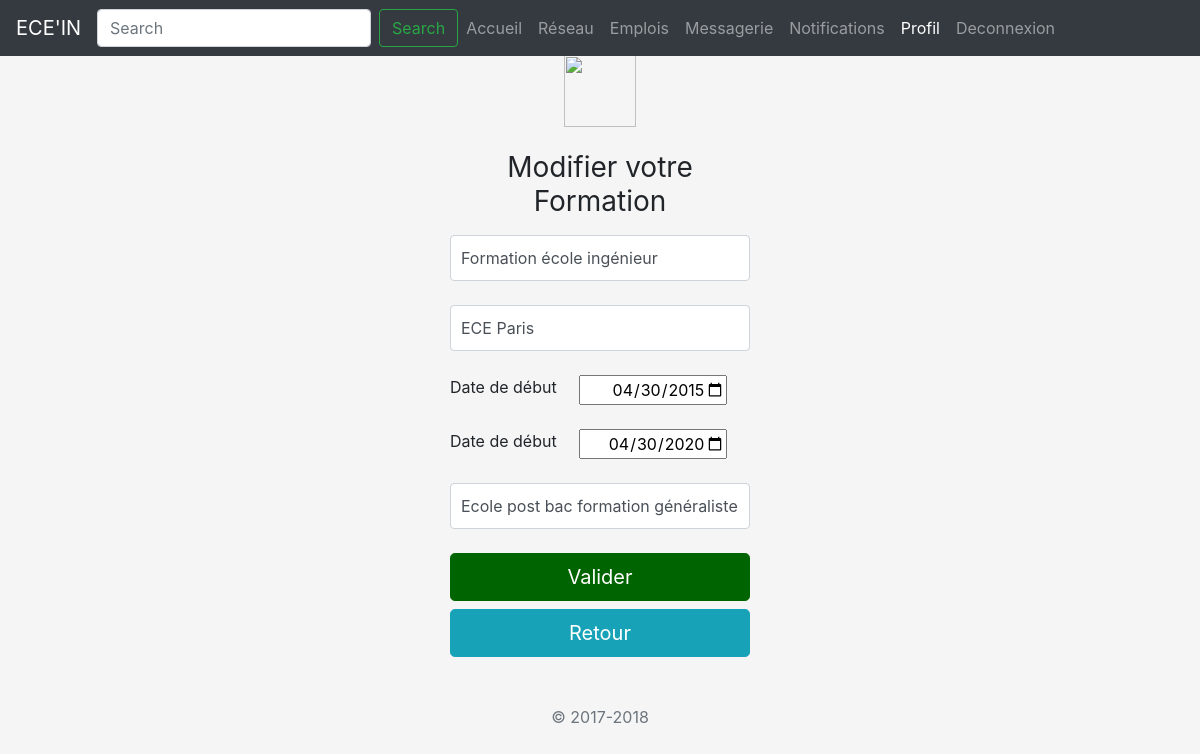
/Code/ModifierUneFormation.php?ID=1, run on an earlier commit of the app's database.
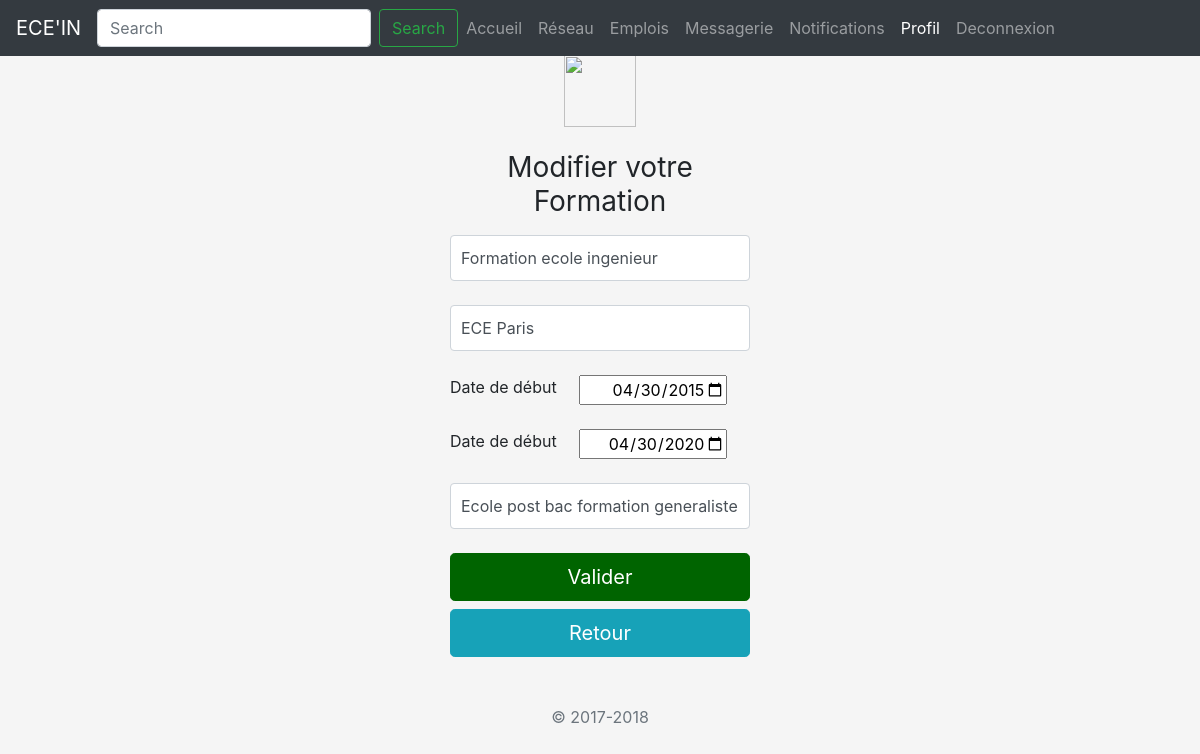
And on a later commit of the database.
### tables this page shows
CREATE TABLE IF NOT EXISTS `formation` (
  `ID_formation` int(10) NOT NULL AUTO_INCREMENT,
  `ID_user` int(10) NOT NULL,
  `NomEcole` varchar(100) NOT NULL,
  `TypeFormation` varchar(100) NOT NULL,
  `DateArrive` date NOT NULL,
  `DateFin` date NOT NULL,
  `Commentaire` text NOT NULL,
  PRIMARY KEY (`ID_formation`),
  KEY `ID_user` (`ID_user`)
);

### Code/ModifierUneFormation.php (the view, shortened to what this page needs)
<?php
	$database = "linkedin";
	$db_handle = mysqli_connect('localhost', 'root', '');
	$db_found = mysqli_select_db($db_handle, $database);
	if($db_found)
	{
		$sql = "SELECT * FROM formation WHERE ID_formation = " .$_GET['ID'];
        $result = mysqli_query($db_handle, $sql);
        $data=mysqli_fetch_assoc($result);
        if(empty($data)){
           echo"error";
            }
        else{
            $TypeFormation = $data['TypeFormation'];
            $NomEcole = $data['NomEcole'];
            $DateArrive = $data['DateArrive'];
            $DateFin = $data['DateFin'];
            $Commentaires = $data['Commentaire'];
            }
	}
?>
<!doctype html>
<html lang="en">
  <head>
    <link href="https://stackpath.bootstrapcdn.com/bootstrap/4.1.0/css/bootstrap.min.css" rel="stylesheet">
    <link href="signin.css" rel="stylesheet">
  </head>
  <body class="text-center" >
        <nav class="navbar navbar-expand-md navbar-dark bg-dark fixed-top">
      <a class="navbar-brand logo" href="#" >ECE'IN</a>
      <div class="collapse navbar-collapse" id="navbarsExampleDefault">
        <form class="form-inline my-2 my-lg-0">
          <input class="form-control mr-sm-2" type="text" placeholder="Search" aria-label="Search">
          <button class="btn btn-outline-success my-2 my-sm-0" type="submit">Search</button>
        </form>
        <ul class="navbar-nav mr-auto -brand BarBoutons">
          <li class="nav-item -brand bouton">
            <a class="nav-link" href="Accueil.php">Accueil <span class="sr-only">(current)</span></a>
          </li>
          <li class="nav-item -brand bouton">
            <a class="nav-link" href="AfficherAmis.php">Réseau</a>
          </li>
          <li class="nav-item -brand bouton">
            <a class="nav-link" href="#">Emplois</a>
          </li>
          <li class="nav-item -brand bouton">
            <a class="nav-link" href="Messagerie.php">Messagerie</a>
          </li>
          <li class="nav-item -brand bouton">
            <a class="nav-link" href="#">Notifications</a>
          </li>
          <li class="nav-item active -brand bouton">
            <a class="nav-link" href="Profil.php">Profil</a>
          </li>
          <li class="nav-item -brand bouton">
            <a class="nav-link" href="Deconnexion.php">Deconnexion</a>
          </li>
        </ul>
      </div>
    </nav>
    <form class="form-signin" action="AppliquerModifFormation.php?ID=<?php echo $_GET['ID'] ?>" method="post">
      <img class="mb-4" src="https://getbootstrap.com/assets/brand/bootstrap-solid.svg" alt="" width="72" height="72">
      <h1 class="h3 mb-3 font-weight-normal">Modifier votre Formation</h1>
      <input type="text" class="form-control" placeholder="Type de Formation" value="<?php echo $TypeFormation?>" required autofocus name="TypeFormation">
        <br>
      <input type="text" class="form-control" placeholder="Nom de l'Ecole" value="<?php echo $NomEcole?>" required autofocus name="NomEcole">
    <br><div style="display: inline;">
          <p style="float: left;"> Date de début</p>
      <input type="date" name="DateArrive" placeholder="Date d'arrivee" value="<?php echo $DateArrive?>" style="text-align : right;">
        <br>
        </div>
        <br><div style="display: inline;">
          <p style="float: left;"> Date de début</p>
      <input type="date" name= "DateFin" placeholder="Date de fin" value="<?php echo $DateFin?>" style="text-align : right;">
        <br><br>
        </div>
      <input type="text" class="form-control" placeholder="Commentaires" value="<?php echo $Commentaires?>" required autofocus name="Commentaires">
        <br>
      <button class="btn btn-success btn-lg btn-block btngr egn " type="submit">Valider</button>
      <a class="btn btn-info btn-lg btn-block egn " href="ModifierFormations.php">Retour</a>
      <p class="mt-5 mb-3 text-muted">&copy; 2017-2018</p>
    </form>
  </body>
</html>

What changed in the data, as far as the page shows it:
changed formation "ECE Paris": TypeFormation "Formation école ingénieur" → "Formation ecole ingenieur"; Commentaires "Ecole post bac formation généraliste" → "Ecole post bac formation generaliste"
